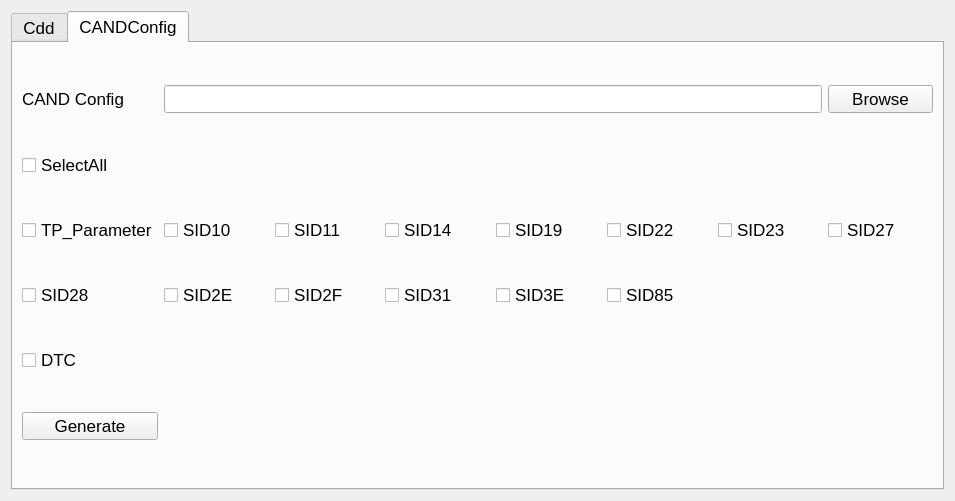
<?xml version="1.0" encoding="UTF-8"?>
<ui version="4.0">
 <class>CAND</class>
 <widget class="QWidget" name="CAND">
  <property name="geometry">
   <rect>
    <x>0</x>
    <y>0</y>
    <width>955</width>
    <height>501</height>
   </rect>
  </property>
  <property name="windowTitle">
   <string>Form</string>
  </property>
  <layout class="QGridLayout" name="gridLayout">
   <item row="0" column="0">
    <widget class="QTabWidget" name="tabWidget">
     <property name="font">
      <font>
       <pointsize>13</pointsize>
      </font>
     </property>
     <property name="currentIndex">
      <number>1</number>
     </property>
     <widget class="QWidget" name="tabW_CDD">
      <attribute name="title">
       <string>Cdd</string>
      </attribute>
      <layout class="QGridLayout" name="gridLayout_2">
       <item row="0" column="0">
        <widget class="QLabel" name="label_Cdd">
         <property name="text">
          <string>Cdd Path</string>
         </property>
        </widget>
       </item>
       <item row="0" column="1">
        <widget class="QLineEdit" name="LE_Cdd"/>
       </item>
       <item row="0" column="2">
        <widget class="QPushButton" name="BT_Cdd">
         <property name="text">
          <string>Browse</string>
         </property>
        </widget>
       </item>
       <item row="1" column="0">
        <widget class="QLabel" name="label_CANDConfig_OutPut">
         <property name="text">
          <string>OutPut</string>
         </property>
        </widget>
       </item>
       <item row="1" column="1">
        <widget class="QLineEdit" name="LE_CANDConfig_OutPut"/>
       </item>
       <item row="1" column="2">
        <widget class="QPushButton" name="BT_CANDConfig_OutPut">
         <property name="text">
          <string>Browse</string>
         </property>
        </widget>
       </item>
       <item row="2" column="0">
        <widget class="QPushButton" name="BT_LoadFromCdd">
         <property name="font">
          <font>
           <pointsize>13</pointsize>
          </font>
         </property>
         <property name="text">
          <string>LoadData</string>
         </property>
        </widget>
       </item>
      </layout>
     </widget>
     <widget class="QWidget" name="tabW_CANDConfig">
      <attribute name="title">
       <string>CANDConfig</string>
      </attribute>
      <layout class="QGridLayout" name="gridLayout_3">
       <item row="0" column="0">
        <widget class="QLabel" name="label_CANDConfig">
         <property name="font">
          <font>
           <pointsize>13</pointsize>
          </font>
         </property>
         <property name="text">
          <string>CAND Config</string>
         </property>
        </widget>
       </item>
       <item row="3" column="6">
        <widget class="QCheckBox" name="checkB_SID23">
         <property name="font">
          <font>
           <pointsize>13</pointsize>
          </font>
         </property>
         <property name="text">
          <string>SID23</string>
         </property>
        </widget>
       </item>
       <item row="0" column="1" colspan="6">
        <widget class="QLineEdit" name="LE_CANDConfig">
         <property name="font">
          <font>
           <pointsize>13</pointsize>
          </font>
         </property>
        </widget>
       </item>
       <item row="3" column="7">
        <widget class="QCheckBox" name="checkB_SID27">
         <property name="font">
          <font>
           <pointsize>13</pointsize>
          </font>
         </property>
         <property name="text">
          <string>SID27</string>
         </property>
        </widget>
       </item>
       <item row="6" column="0">
        <widget class="QPushButton" name="BT_Generate">
         <property name="font">
          <font>
           <pointsize>13</pointsize>
          </font>
         </property>
         <property name="text">
          <string>Generate</string>
         </property>
        </widget>
       </item>
       <item row="4" column="2">
        <widget class="QCheckBox" name="checkB_SID2F">
         <property name="font">
          <font>
           <pointsize>13</pointsize>
          </font>
         </property>
         <property name="text">
          <string>SID2F</string>
         </property>
        </widget>
       </item>
       <item row="1" column="0">
        <widget class="QCheckBox" name="checkB_All">
         <property name="font">
          <font>
           <pointsize>13</pointsize>
          </font>
         </property>
         <property name="text">
          <string>SelectAll</string>
         </property>
        </widget>
       </item>
       <item row="3" column="0">
        <widget class="QCheckBox" name="checkB_TP">
         <property name="font">
          <font>
           <pointsize>13</pointsize>
          </font>
         </property>
         <property name="text">
          <string>TP_Parameter</string>
         </property>
        </widget>
       </item>
       <item row="3" column="4">
        <widget class="QCheckBox" name="checkB_SID19">
         <property name="font">
          <font>
           <pointsize>13</pointsize>
          </font>
         </property>
         <property name="text">
          <string>SID19</string>
         </property>
        </widget>
       </item>
       <item row="4" column="1">
        <widget class="QCheckBox" name="checkB_SID2E">
         <property name="font">
          <font>
           <pointsize>13</pointsize>
          </font>
         </property>
         <property name="text">
          <string>SID2E</string>
         </property>
        </widget>
       </item>
       <item row="3" column="5">
        <widget class="QCheckBox" name="checkB_SID22">
         <property name="font">
          <font>
           <pointsize>13</pointsize>
          </font>
         </property>
         <property name="text">
          <string>SID22</string>
         </property>
        </widget>
       </item>
       <item row="4" column="5">
        <widget class="QCheckBox" name="checkB_SID85">
         <property name="font">
          <font>
           <pointsize>13</pointsize>
          </font>
         </property>
         <property name="text">
          <string>SID85</string>
         </property>
        </widget>
       </item>
       <item row="3" column="2">
        <widget class="QCheckBox" name="checkB_SID11">
         <property name="font">
          <font>
           <pointsize>13</pointsize>
          </font>
         </property>
         <property name="text">
          <string>SID11</string>
         </property>
        </widget>
       </item>
       <item row="4" column="3">
        <widget class="QCheckBox" name="checkB_SID31">
         <property name="font">
          <font>
           <pointsize>13</pointsize>
          </font>
         </property>
         <property name="text">
          <string>SID31</string>
         </property>
        </widget>
       </item>
       <item row="4" column="0">
        <widget class="QCheckBox" name="checkB_SID28">
         <property name="font">
          <font>
           <pointsize>13</pointsize>
          </font>
         </property>
         <property name="text">
          <string>SID28</string>
         </property>
        </widget>
       </item>
       <item row="0" column="7">
        <widget class="QPushButton" name="BT_CANDConfig">
         <property name="font">
          <font>
           <pointsize>13</pointsize>
          </font>
         </property>
         <property name="text">
          <string>Browse</string>
         </property>
        </widget>
       </item>
       <item row="4" column="4">
        <widget class="QCheckBox" name="checkB_SID3E">
         <property name="font">
          <font>
           <pointsize>13</pointsize>
          </font>
         </property>
         <property name="text">
          <string>SID3E</string>
         </property>
        </widget>
       </item>
       <item row="3" column="3">
        <widget class="QCheckBox" name="checkB_SID14">
         <property name="font">
          <font>
           <pointsize>13</pointsize>
          </font>
         </property>
         <property name="text">
          <string>SID14</string>
         </property>
        </widget>
       </item>
       <item row="3" column="1">
        <widget class="QCheckBox" name="checkB_SID10">
         <property name="font">
          <font>
           <pointsize>13</pointsize>
          </font>
         </property>
         <property name="text">
          <string>SID10</string>
         </property>
        </widget>
       </item>
       <item row="5" column="0">
        <widget class="QCheckBox" name="checkB_DTC">
         <property name="font">
          <font>
           <pointsize>13</pointsize>
          </font>
         </property>
         <property name="text">
          <string>DTC</string>
         </property>
        </widget>
       </item>
      </layout>
     </widget>
    </widget>
   </item>
  </layout>
 </widget>
 <resources/>
 <connections/>
</ui>
